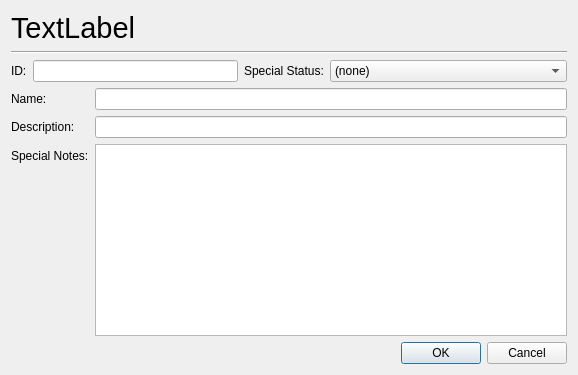
<?xml version="1.0" encoding="UTF-8"?>
<ui version="4.0">
 <class>GeneralSettingsDialog</class>
 <widget class="QDialog" name="GeneralSettingsDialog">
  <property name="geometry">
   <rect>
    <x>0</x>
    <y>0</y>
    <width>578</width>
    <height>375</height>
   </rect>
  </property>
  <property name="minimumSize">
   <size>
    <width>545</width>
    <height>375</height>
   </size>
  </property>
  <property name="maximumSize">
   <size>
    <width>16777215</width>
    <height>375</height>
   </size>
  </property>
  <property name="windowTitle">
   <string>General Settings</string>
  </property>
  <layout class="QVBoxLayout" name="verticalLayout">
   <item>
    <widget class="QLabel" name="mainHeadingLabel">
     <property name="font">
      <font>
       <pointsize>22</pointsize>
      </font>
     </property>
     <property name="text">
      <string>TextLabel</string>
     </property>
    </widget>
   </item>
   <item>
    <widget class="Line" name="line">
     <property name="orientation">
      <enum>Qt::Horizontal</enum>
     </property>
    </widget>
   </item>
   <item>
    <layout class="QHBoxLayout" name="horizontalLayout">
     <item>
      <widget class="QLabel" name="label">
       <property name="sizePolicy">
        <sizepolicy hsizetype="Fixed" vsizetype="Preferred">
         <horstretch>0</horstretch>
         <verstretch>0</verstretch>
        </sizepolicy>
       </property>
       <property name="text">
        <string>ID:</string>
       </property>
      </widget>
     </item>
     <item>
      <widget class="QLineEdit" name="IDLineEdit">
       <property name="minimumSize">
        <size>
         <width>120</width>
         <height>0</height>
        </size>
       </property>
      </widget>
     </item>
     <item>
      <widget class="QLabel" name="label_4">
       <property name="text">
        <string>Special Status:</string>
       </property>
      </widget>
     </item>
     <item>
      <widget class="QComboBox" name="statusComboBox">
       <property name="sizePolicy">
        <sizepolicy hsizetype="Expanding" vsizetype="Fixed">
         <horstretch>0</horstretch>
         <verstretch>0</verstretch>
        </sizepolicy>
       </property>
       <item>
        <property name="text">
         <string>(none)</string>
        </property>
       </item>
       <item>
        <property name="text">
         <string>Need to redo Raw Image Exposure</string>
        </property>
       </item>
       <item>
        <property name="text">
         <string>Need to redo Image Alignment</string>
        </property>
       </item>
       <item>
        <property name="text">
         <string>Need to redo Dense Point Cloud</string>
        </property>
       </item>
       <item>
        <property name="text">
         <string>Need to redo Model Generation</string>
        </property>
       </item>
       <item>
        <property name="text">
         <string>Need to redo Texture Generation</string>
        </property>
       </item>
       <item>
        <property name="text">
         <string>Needs Geometry Touchup by Modeler</string>
        </property>
       </item>
       <item>
        <property name="text">
         <string>Needs Texture Touchup by Modeler</string>
        </property>
       </item>
       <item>
        <property name="text">
         <string>Approved</string>
        </property>
       </item>
      </widget>
     </item>
    </layout>
   </item>
   <item>
    <layout class="QFormLayout" name="formLayout">
     <property name="sizeConstraint">
      <enum>QLayout::SetMinAndMaxSize</enum>
     </property>
     <property name="fieldGrowthPolicy">
      <enum>QFormLayout::ExpandingFieldsGrow</enum>
     </property>
     <item row="1" column="0">
      <widget class="QLabel" name="label_2">
       <property name="sizePolicy">
        <sizepolicy hsizetype="Fixed" vsizetype="Preferred">
         <horstretch>0</horstretch>
         <verstretch>0</verstretch>
        </sizepolicy>
       </property>
       <property name="text">
        <string>Description:</string>
       </property>
       <property name="buddy">
        <cstring>DescriptionLineEdit</cstring>
       </property>
      </widget>
     </item>
     <item row="1" column="1">
      <widget class="QLineEdit" name="DescriptionLineEdit"/>
     </item>
     <item row="2" column="0">
      <widget class="QLabel" name="label_3">
       <property name="sizePolicy">
        <sizepolicy hsizetype="Fixed" vsizetype="Preferred">
         <horstretch>0</horstretch>
         <verstretch>0</verstretch>
        </sizepolicy>
       </property>
       <property name="text">
        <string>Special Notes:</string>
       </property>
       <property name="buddy">
        <cstring>SpecialNotesTextEdit</cstring>
       </property>
      </widget>
     </item>
     <item row="2" column="1">
      <widget class="QPlainTextEdit" name="SpecialNotesTextEdit"/>
     </item>
     <item row="0" column="0">
      <widget class="QLabel" name="label_5">
       <property name="text">
        <string>Name:</string>
       </property>
      </widget>
     </item>
     <item row="0" column="1">
      <widget class="QLineEdit" name="NameLineEdit"/>
     </item>
    </layout>
   </item>
   <item>
    <widget class="QDialogButtonBox" name="buttonBox">
     <property name="orientation">
      <enum>Qt::Horizontal</enum>
     </property>
     <property name="standardButtons">
      <set>QDialogButtonBox::Cancel|QDialogButtonBox::Ok</set>
     </property>
    </widget>
   </item>
  </layout>
 </widget>
 <resources/>
 <connections>
  <connection>
   <sender>buttonBox</sender>
   <signal>accepted()</signal>
   <receiver>GeneralSettingsDialog</receiver>
   <slot>accept()</slot>
   <hints>
    <hint type="sourcelabel">
     <x>248</x>
     <y>254</y>
    </hint>
    <hint type="destinationlabel">
     <x>157</x>
     <y>274</y>
    </hint>
   </hints>
  </connection>
  <connection>
   <sender>buttonBox</sender>
   <signal>rejected()</signal>
   <receiver>GeneralSettingsDialog</receiver>
   <slot>reject()</slot>
   <hints>
    <hint type="sourcelabel">
     <x>316</x>
     <y>260</y>
    </hint>
    <hint type="destinationlabel">
     <x>286</x>
     <y>274</y>
    </hint>
   </hints>
  </connection>
 </connections>
</ui>
